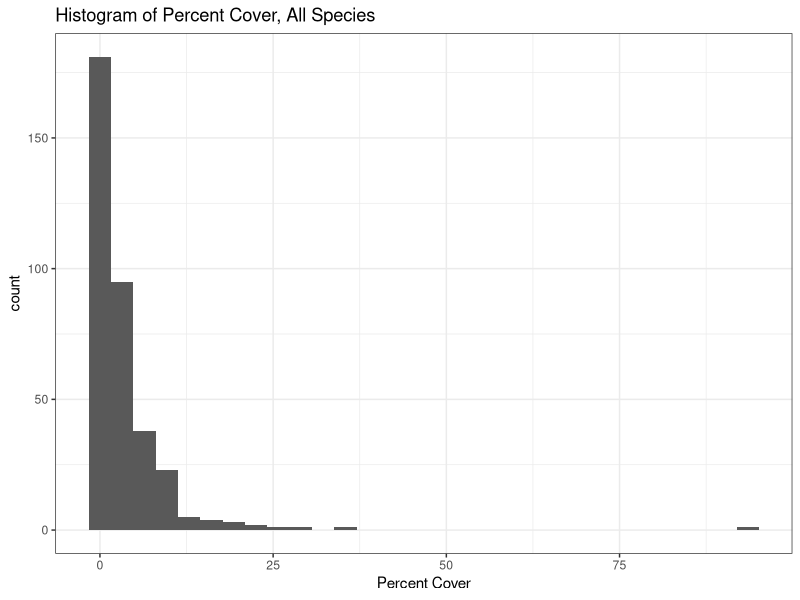
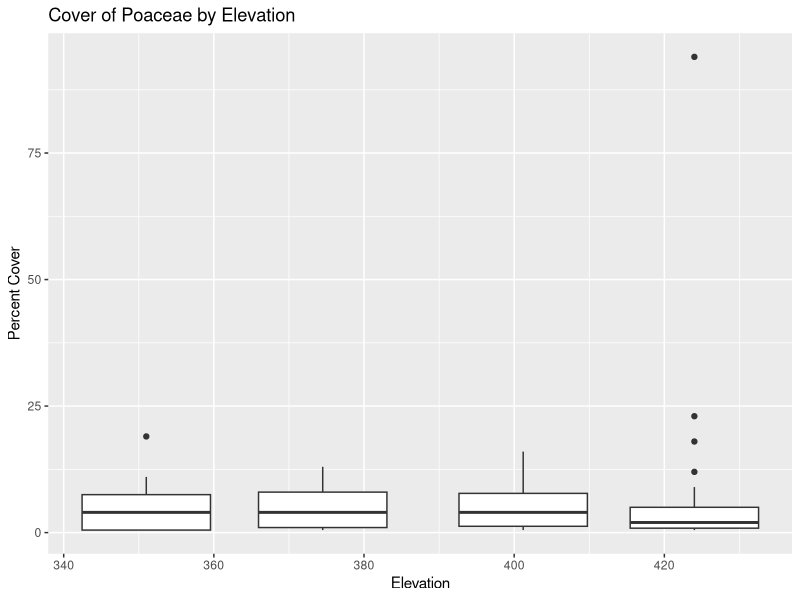
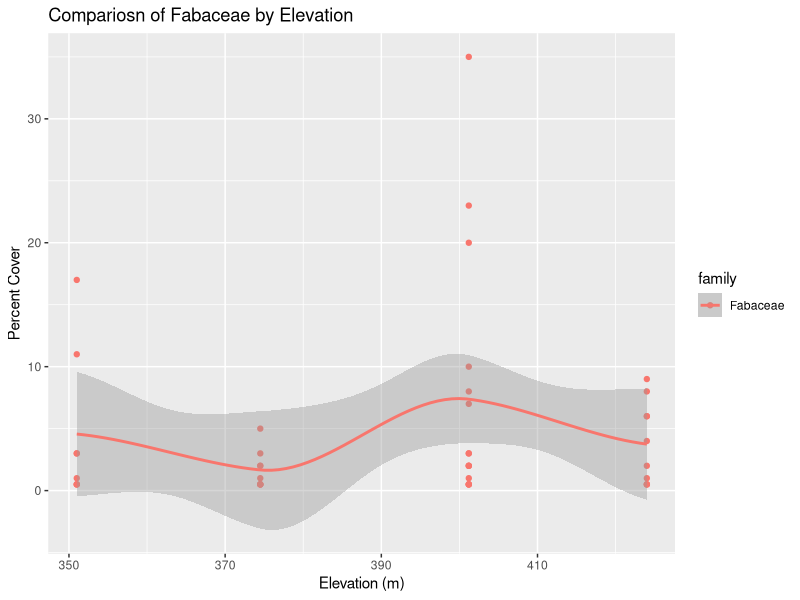
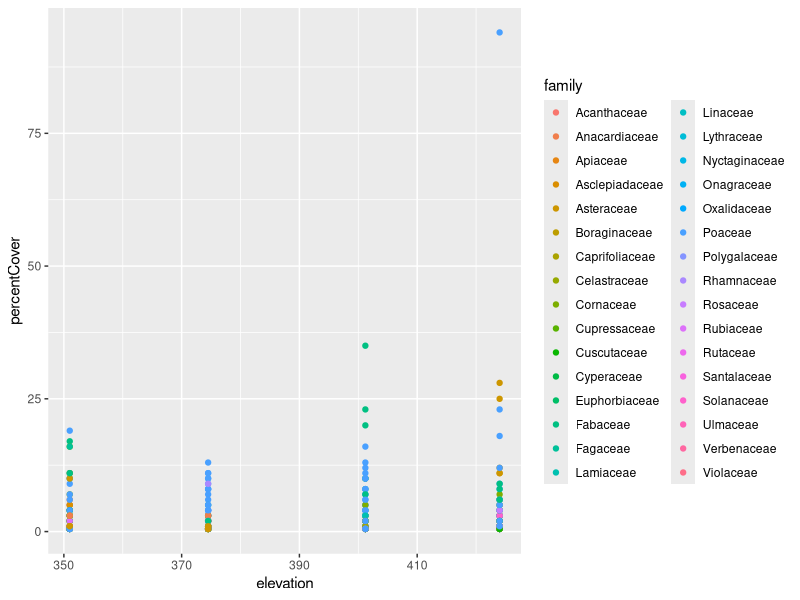

The R script that drew these images, in order:
## ---- chunk 1
#| label: read-csv

# load packages
library("readr")
library("dplyr")
library("ggplot2")
library("ggthemes")
library("knitr")

# read in the data
konza_data <- read_csv("data/NEON.D06.KONZ.DP1.10058.001.div_1m2Data.2025-08.basic.20251222T234053Z.csv")
## ---- chunk 2
#| label: summarize-with-dplyr

# first summary to make will be a count of the number of observations in 
# each family
konza_data %>% 
  group_by(family) %>%
  tally() %>%
  arrange(desc(n)) %>%
  kable()
## ---- chunk 3
#| label: mean-percent-cover-by-family

# The goal is to calculate the mean percent cover of each family 
konza_data %>%
  group_by(family) %>%
  summarise(mean_pcnt_cover = mean(percentCover),
            sd_pcnt_cover = sd(percentCover)) %>%
  arrange(desc(mean_pcnt_cover)) %>%
  kable()
## ---- chunk 4
#| label: filter-by-elevation

# The goal is to calculate the mean percent cover of each family 
konza_data %>%
  filter(elevation>390) %>%
  group_by(family) %>%
  summarise(mean_pcnt_cover = mean(percentCover),
            sd_pcnt_cover = sd(percentCover)) %>%
  arrange(desc(mean_pcnt_cover)) %>%
  kable()
## ---- chunk 5
#| label: use-mutate

# select pulls out the columns you want
# mutate creates a mew column with whatever content you want
# which can include manipulation of an existing column
konza_data %>%
  select(scientificName, family, percentCover) %>%
  mutate(propCover = percentCover / 100) %>%
  top_n(20) %>%
  kable()
## ---- chunk 6
#| label: histogram-percent-cover

konza_data %>%
  filter(!is.na(family)) %>%
  ggplot(aes(x = percentCover)) +
  geom_histogram() +
  labs(title = "Histogram of Percent Cover, All Species",
     x = "Percent Cover") +
  theme_bw()
## ---- chunk 7
#| label: poaceae-percent-cover-by-elevation

konza_data %>%
  filter(!is.na(family)) %>%
  filter(family == "Poaceae") %>%
  ggplot() +
  geom_boxplot(aes(x = elevation,
                   y = percentCover,
                   group = elevation)) +
  labs(title = "Cover of Poaceae by Elevation",
       y = "Percent Cover",
       x = "Elevation")
## ---- chunk 8
#| label: comparison-of-fabaceae-by-elevation


#| label: comparison-of-fabaceae-by-elevation
konza_data %>%
  filter(!is.na(family)) %>%
  filter(family == "Fabaceae") %>%
  ggplot(aes(x = elevation,
           y = percentCover,
           color = family)) + 
  geom_point() +
  geom_smooth() +
  labs(title = "Compariosn of Fabaceae by Elevation",
       y = "Percent Cover",
       x = "Elevation (m)")
## ---- chunk 9

#| label: family-elevation-percent-cover 

  ggplot(data = konza_data %>%
           filter(!is.na(family)),
       aes(x = elevation,
           y = percentCover)) +
  geom_point(aes(color = family))
  
